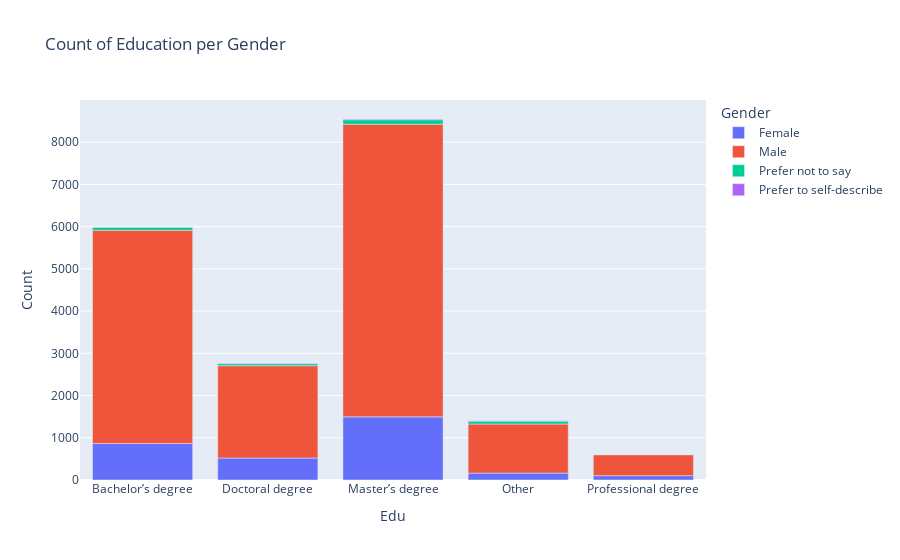

Here is the notebook cell this chart was saved with:
### Code cell
edu_gender_df = df[["Q2", "Q4"]]
edu_gender_groups = edu_gender_df.groupby(["Q4", "Q2"]).size().unstack()
fig = px.bar(edu_gender_groups, title="Count of Education per Gender", labels={"Q4": "Edu", "value": "Count"}) # wykres słupkowy
fig.update_layout(legend_title_text='Gender')
fig.show()

### Figure 1 — Plotly figure (JSON) as saved in the notebook; plotly's stock layout.template omitted (floating-point values rounded to 4 significant figures)
{"data": [{"alignmentgroup": "True", "hovertemplate": "Q2=Female<br>Edu=%{x}<br>Count=%{y}<extra></extra>", "legendgroup": "Female", "marker": {"color": "#636efa", "pattern": {"shape": ""}}, "name": "Female", "offsetgroup": "Female", "orientation": "v", "showlegend": true, "textposition": "auto", "type": "bar", "x": ["Bachelor’s degree", "Doctoral degree", "Master’s degree", "Other", "Professional degree"], "xaxis": "x", "y": [865, 521, 1496, 163, 103], "yaxis": "y"}, {"alignmentgroup": "True", "hovertemplate": "Q2=Male<br>Edu=%{x}<br>Count=%{y}<extra></extra>", "legendgroup": "Male", "marker": {"color": "#EF553B", "pattern": {"shape": ""}}, "name": "Male", "offsetgroup": "Male", "orientation": "v", "showlegend": true, "textposition": "auto", "type": "bar", "x": ["Bachelor’s degree", "Doctoral degree", "Master’s degree", "Other", "Professional degree"], "xaxis": "x", "y": [5049, 2186, 6930, 1163, 496], "yaxis": "y"}, {"alignmentgroup": "True", "hovertemplate": "Q2=Prefer not to say<br>Edu=%{x}<br>Count=%{y}<extra></extra>", "legendgroup": "Prefer not to say", "marker": {"color": "#00cc96", "pattern": {"shape": ""}}, "name": "Prefer not to say", "offsetgroup": "Prefer not to say", "orientation": "v", "showlegend": true, "textposition": "auto", "type": "bar", "x": ["Bachelor’s degree", "Doctoral degree", "Master’s degree", "Other", "Professional degree"], "xaxis": "x", "y": [72, 48, 106, 69, 9], "yaxis": "y"}, {"alignmentgroup": "True", "hovertemplate": "Q2=Prefer to self-describe<br>Edu=%{x}<br>Count=%{y}<extra></extra>", "legendgroup": "Prefer to self-describe", "marker": {"color": "#ab63fa", "pattern": {"shape": ""}}, "name": "Prefer to self-describe", "offsetgroup": "Prefer to self-describe", "orientation": "v", "showlegend": true, "textposition": "auto", "type": "bar", "x": ["Bachelor’s degree", "Doctoral degree", "Master’s degree", "Other", "Professional degree"], "xaxis": "x", "y": [7, 12, 17, 8, 3], "yaxis": "y"}], "layout": {"barmode": "relative", "legend": {"title": {"text": "Gender"}, "tracegroupgap": 0}, "title": {"text": "Count of Education per Gender"}, "xaxis": {"anchor": "y", "domain": [0, 1], "title": {"text": "Edu"}}, "yaxis": {"anchor": "x", "domain": [0, 1], "title": {"text": "Count"}}}}
